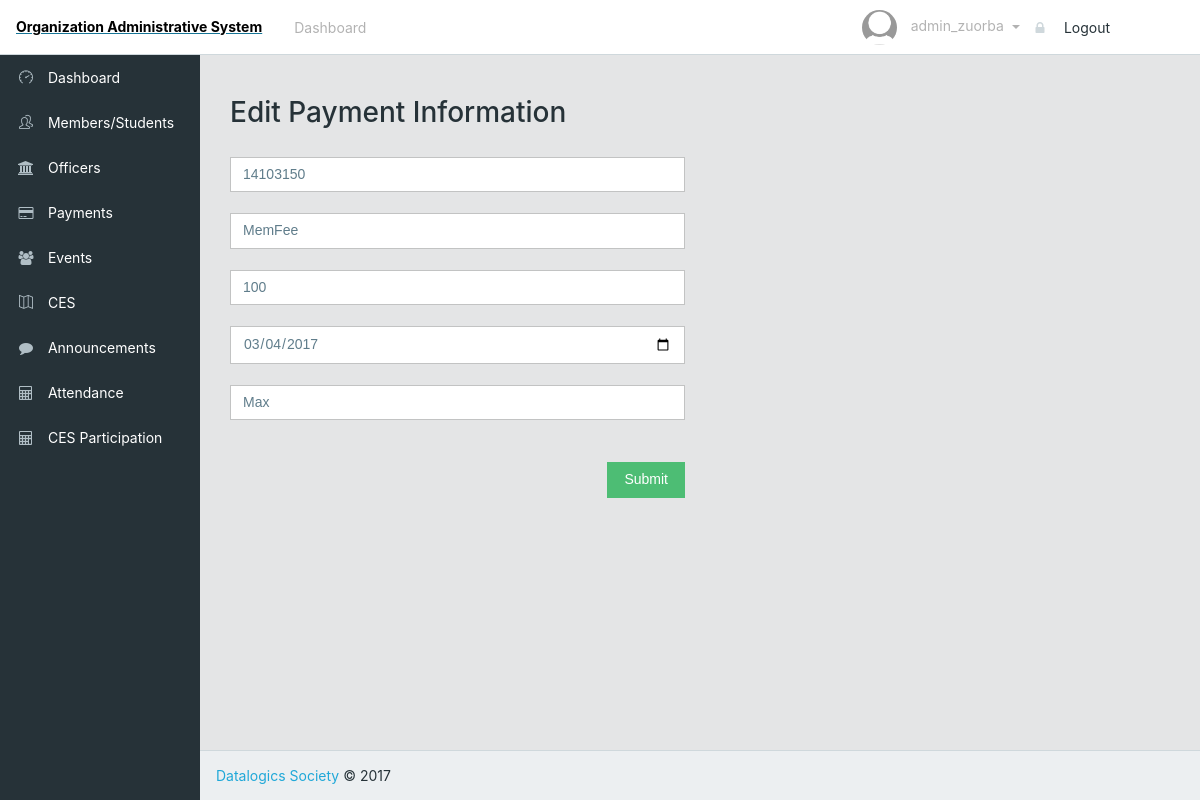
/editPayments.php?eid=38 (signed in), run on the app's committed database.
### tables this page shows
CREATE TABLE `payment` (
  `receipt_num` int(11) NOT NULL,
  `student_id` varchar(16) NOT NULL,
  `description` varchar(256) NOT NULL,
  `payment_amount` decimal(10,0) NOT NULL,
  `date_paid` date NOT NULL,
  `payment_receiver` varchar(64) NOT NULL
);

### editPayments.php (the view, shortened to what this page needs)
<?php
    include("sql_connect.php");
    $result = mysqli_query($mysqli, "SELECT * FROM PAYMENT WHERE receipt_num = ".$_GET['eid']);
    $data = mysqli_fetch_row($result);
?>
<!DOCTYPE html>
<html lang="en">
<head>
    <link href="css/font-awesome.min.css" rel="stylesheet">
    <link href="css/simple-line-icons.css" rel="stylesheet">
    <link href="css/style.css" rel="stylesheet">
</head>
<body class="app header-fixed sidebar-fixed aside-menu-fixed aside-menu-hidden">
    <header class="app-header navbar">
        <a href="#"><span class = "top">Organization Administrative System</span></a>
        <ul class="nav navbar-nav hidden-md-down">
            <li class="nav-item px-1">
                <a class = "nav-link" href = "admin.php"> Dashboard </a>
            </li>
        </ul>
        <ul class="nav navbar-nav ml-auto">
                <span class = "nav-link dropdown-toggle" data-toggle="dropdown" role="button">
                    <img src="img/profile/default.png" class="img-avatar">
                    <span class="hidden-md-down">
                        <?php
                            echo "$_SESSION[username]";
                        ?>
                    </span>
                </span>
                <li>
                    <a class="dropdown-item" href="logOut.php"><i class="fa fa-lock"></i> Logout</a>
                </li>
        </ul>
    </header>
    <div class="app-body">
        <?php require("sidebar.php");?>
        <main class="main">
            <br><br>
            <div class="container-fluid">
                <div class="animated fadeIn">
                    <div class="row">
                        <div class='col-sm-6 col-sm-offset-1'>
                            <div class="panel panel-primary">
                                <div class="panel-heading">
                                    <h3 class="panel-title">Edit Payment Information</h3>
                                </div>
                            </div>
                            <form name="myForm" method="POST" action="updatePayment.php">
                                <input type="text" value="<?php echo $data[0]; ?>" name="receipt_num" class="form-control" hidden><br>
                                <input type="text" value="<?php echo $data[1]; ?>" name="student_id" placeholder="Student ID" class="form-control" ><br>
                                <input type="text" value="<?php echo $data[2]; ?>" name="description" placeholder="Enter Description" class="form-control"><br>
                                <input type="text" value="<?php echo $data[3]; ?>" name="payment_amount" placeholder="Enter New Payment Amount" class="form-control" ><br>
                                <input type="date" value="<?php echo $data[4]; ?>" name="date_paid" placeholder="Retype Password" class="form-control" ><br>
                                <input type="text" value="<?php echo $data[5]; ?>" name="payment_receiver" placeholder="New Receiver" class="form-control" ><br>
                                <br>
                                <button class="btn btn-success pull-right">Submit</button>
                            </form>
                        </div>
                    </div>
                </div>
            </div>
        </main>
    </div>
    <footer class="app-footer">
        <a href="#">Datalogics Society</a> © 2017
    </footer>
</body>
</html>

### editPayments.php (style rules this page uses)
.top { display: block; padding: 16px; font-weight: bold; color: black; }

### data on the page
payment: student_id "14103150", description "MemFee", payment_amount "100", date_paid "03/04/2017", payment_receiver "Max"

### other printed values
$_SESSION[username] "admin_zuorba"
